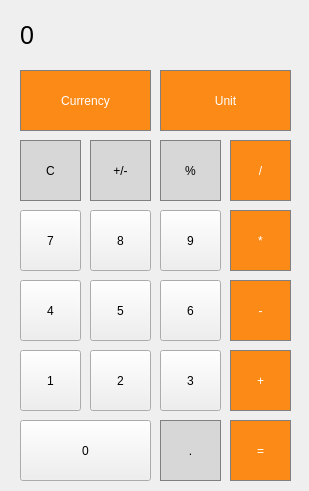
<?xml version="1.0" encoding="UTF-8"?>
<ui version="4.0">
 <class>MainWindow</class>
 <widget class="QMainWindow" name="MainWindow">
  <property name="geometry">
   <rect>
    <x>0</x>
    <y>0</y>
    <width>309</width>
    <height>491</height>
   </rect>
  </property>
  <property name="windowTitle">
   <string>MainWindow</string>
  </property>
  <property name="styleSheet">
   <string notr="true">backgroun-color: #F0F8FF	;</string>
  </property>
  <widget class="QWidget" name="centralwidget">
   <widget class="QLabel" name="label">
    <property name="geometry">
     <rect>
      <x>20</x>
      <y>10</y>
      <width>271</width>
      <height>51</height>
     </rect>
    </property>
    <property name="baseSize">
     <size>
      <width>300</width>
      <height>0</height>
     </size>
    </property>
    <property name="font">
     <font>
      <pointsize>19</pointsize>
     </font>
    </property>
    <property name="styleSheet">
     <string notr="true">QLabel{
qproperty-alignment: 'AlignVCenter | AlignLeft';
border: 1px solid gray;
} 
background-color: white;</string>
    </property>
    <property name="text">
     <string>0</string>
    </property>
   </widget>
   <widget class="QPushButton" name="P_clear">
    <property name="geometry">
     <rect>
      <x>20</x>
      <y>140</y>
      <width>61</width>
      <height>61</height>
     </rect>
    </property>
    <property name="styleSheet">
     <string notr="true">QPushButton{
background-color: rgb(215, 215, 215);
border: 1px solid gray;
}
QPushButton:pressed{
background-color: qlineargradient(1x: 0, y1: 0, x2: 0, y2: 1,
                                    stop: 0 #BEBEBE, stop: 1 #D7D7D7);
}</string>
    </property>
    <property name="text">
     <string>C</string>
    </property>
   </widget>
   <widget class="QPushButton" name="P_plusORminus">
    <property name="geometry">
     <rect>
      <x>90</x>
      <y>140</y>
      <width>61</width>
      <height>61</height>
     </rect>
    </property>
    <property name="styleSheet">
     <string notr="true">QPushButton{
background-color: rgb(215, 215, 215);
border: 1px solid gray;
}
QPushButton:pressed{
background-color: qlineargradient(1x: 0, y1: 0, x2: 0, y2: 1,
                                    stop: 0 #BEBEBE, stop: 1 #D7D7D7);
}</string>
    </property>
    <property name="text">
     <string>+/-</string>
    </property>
   </widget>
   <widget class="QPushButton" name="P_percent">
    <property name="geometry">
     <rect>
      <x>160</x>
      <y>140</y>
      <width>61</width>
      <height>61</height>
     </rect>
    </property>
    <property name="styleSheet">
     <string notr="true">QPushButton{
background-color: rgb(215, 215, 215);
border: 1px solid gray;
}
QPushButton:pressed{
background-color: qlineargradient(1x: 0, y1: 0, x2: 0, y2: 1,
                                    stop: 0 #BEBEBE, stop: 1 #D7D7D7);
}</string>
    </property>
    <property name="text">
     <string>%</string>
    </property>
   </widget>
   <widget class="QPushButton" name="P_division">
    <property name="geometry">
     <rect>
      <x>230</x>
      <y>140</y>
      <width>61</width>
      <height>61</height>
     </rect>
    </property>
    <property name="styleSheet">
     <string notr="true">QPushButton{
background-color:rgb(252,138,23);
color: white;
border: 1px solid gray;
}
QPushButton:pressed{
background-color: qlineargradient(x1: 0, y1: 0, x2: 0, y2: 1,
                                   stop: 0 #FF7E00, stop: 1 #FF7E00);
}</string>
    </property>
    <property name="text">
     <string>/</string>
    </property>
   </widget>
   <widget class="QPushButton" name="P_9">
    <property name="geometry">
     <rect>
      <x>160</x>
      <y>210</y>
      <width>61</width>
      <height>61</height>
     </rect>
    </property>
    <property name="styleSheet">
     <string notr="true">QPushButton{
  /*border: 1px solid gray;*/
}

QPushButton{
 background-color: qlineargradient(x1: 0,  y1: 0, x2: 0, y2: 1,
   stop: 0 #BEBEBE, stop: 1 #D7D7D7);
}</string>
    </property>
    <property name="text">
     <string>9</string>
    </property>
   </widget>
   <widget class="QPushButton" name="P_7">
    <property name="geometry">
     <rect>
      <x>20</x>
      <y>210</y>
      <width>61</width>
      <height>61</height>
     </rect>
    </property>
    <property name="styleSheet">
     <string notr="true">QPushButton{
  /*border: 1px solid gray;*/
}

QPushButton{
 background-color: qlineargradient(x1: 0,  y1: 0, x2: 0, y2: 1,
   stop: 0 #BEBEBE, stop: 1 #D7D7D7);
}</string>
    </property>
    <property name="text">
     <string>7</string>
    </property>
   </widget>
   <widget class="QPushButton" name="P_multiply">
    <property name="geometry">
     <rect>
      <x>230</x>
      <y>210</y>
      <width>61</width>
      <height>61</height>
     </rect>
    </property>
    <property name="styleSheet">
     <string notr="true">QPushButton{
background-color:rgb(252,138,23);
color: white;
border: 1px solid gray;
}
QPushButton:pressed{
background-color: qlineargradient(x1: 0, y1: 0, x2: 0, y2: 1,
                                   stop: 0 #FF7E00, stop: 1 #FF7E00);
}</string>
    </property>
    <property name="text">
     <string>*</string>
    </property>
   </widget>
   <widget class="QPushButton" name="P_8">
    <property name="geometry">
     <rect>
      <x>90</x>
      <y>210</y>
      <width>61</width>
      <height>61</height>
     </rect>
    </property>
    <property name="styleSheet">
     <string notr="true">QPushButton{
  /*border: 1px solid gray;*/
}

QPushButton{
 background-color: qlineargradient(x1: 0,  y1: 0, x2: 0, y2: 1,
   stop: 0 #BEBEBE, stop: 1 #D7D7D7);
}</string>
    </property>
    <property name="text">
     <string>8</string>
    </property>
   </widget>
   <widget class="QPushButton" name="P_6">
    <property name="geometry">
     <rect>
      <x>160</x>
      <y>280</y>
      <width>61</width>
      <height>61</height>
     </rect>
    </property>
    <property name="styleSheet">
     <string notr="true">QPushButton{
  /*border: 1px solid gray;*/
}

QPushButton{
 background-color: qlineargradient(x1: 0,  y1: 0, x2: 0, y2: 1,
   stop: 0 #BEBEBE, stop: 1 #D7D7D7);
}</string>
    </property>
    <property name="text">
     <string>6</string>
    </property>
   </widget>
   <widget class="QPushButton" name="P_minus">
    <property name="geometry">
     <rect>
      <x>230</x>
      <y>280</y>
      <width>61</width>
      <height>61</height>
     </rect>
    </property>
    <property name="styleSheet">
     <string notr="true">QPushButton{
background-color:rgb(252,138,23);
color: white;
border: 1px solid gray;
}
QPushButton:pressed{
background-color: qlineargradient(x1: 0, y1: 0, x2: 0, y2: 1,
                                   stop: 0 #FF7E00, stop: 1 #FF7E00);
}</string>
    </property>
    <property name="text">
     <string>-</string>
    </property>
   </widget>
   <widget class="QPushButton" name="P_4">
    <property name="geometry">
     <rect>
      <x>20</x>
      <y>280</y>
      <width>61</width>
      <height>61</height>
     </rect>
    </property>
    <property name="styleSheet">
     <string notr="true">QPushButton{
  /*border: 1px solid gray;*/
}

QPushButton{
 background-color: qlineargradient(x1: 0,  y1: 0, x2: 0, y2: 1,
   stop: 0 #BEBEBE, stop: 1 #D7D7D7);
}</string>
    </property>
    <property name="text">
     <string>4</string>
    </property>
   </widget>
   <widget class="QPushButton" name="P_5">
    <property name="geometry">
     <rect>
      <x>90</x>
      <y>280</y>
      <width>61</width>
      <height>61</height>
     </rect>
    </property>
    <property name="styleSheet">
     <string notr="true">QPushButton{
  /*border: 1px solid gray;*/
}

QPushButton{
 background-color: qlineargradient(x1: 0,  y1: 0, x2: 0, y2: 1,
   stop: 0 #BEBEBE, stop: 1 #D7D7D7);
}</string>
    </property>
    <property name="text">
     <string>5</string>
    </property>
   </widget>
   <widget class="QPushButton" name="P_3">
    <property name="geometry">
     <rect>
      <x>160</x>
      <y>350</y>
      <width>61</width>
      <height>61</height>
     </rect>
    </property>
    <property name="styleSheet">
     <string notr="true">QPushButton{
  /*border: 1px solid gray;*/
}

QPushButton{
 background-color: qlineargradient(x1: 0,  y1: 0, x2: 0, y2: 1,
   stop: 0 #BEBEBE, stop: 1 #D7D7D7);
}</string>
    </property>
    <property name="text">
     <string>3</string>
    </property>
   </widget>
   <widget class="QPushButton" name="P_plus">
    <property name="geometry">
     <rect>
      <x>230</x>
      <y>350</y>
      <width>61</width>
      <height>61</height>
     </rect>
    </property>
    <property name="styleSheet">
     <string notr="true">QPushButton{
background-color:rgb(252,138,23);
color: white;
border: 1px solid gray;
}
QPushButton:pressed{
background-color: qlineargradient(x1: 0, y1: 0, x2: 0, y2: 1,
                                   stop: 0 #FF7E00, stop: 1 #FF7E00);
}</string>
    </property>
    <property name="text">
     <string>+</string>
    </property>
   </widget>
   <widget class="QPushButton" name="P_1">
    <property name="geometry">
     <rect>
      <x>20</x>
      <y>350</y>
      <width>61</width>
      <height>61</height>
     </rect>
    </property>
    <property name="styleSheet">
     <string notr="true">QPushButton{
  /*border: 1px solid gray;*/
}

QPushButton{
 background-color: qlineargradient(x1: 0,  y1: 0, x2: 0, y2: 1,
   stop: 0 #BEBEBE, stop: 1 #D7D7D7);
}</string>
    </property>
    <property name="text">
     <string>1</string>
    </property>
   </widget>
   <widget class="QPushButton" name="P_2">
    <property name="geometry">
     <rect>
      <x>90</x>
      <y>350</y>
      <width>61</width>
      <height>61</height>
     </rect>
    </property>
    <property name="styleSheet">
     <string notr="true">QPushButton{
  /*border: 1px solid gray;*/
}

QPushButton{
 background-color: qlineargradient(x1: 0,  y1: 0, x2: 0, y2: 1,
   stop: 0 #BEBEBE, stop: 1 #D7D7D7);
}</string>
    </property>
    <property name="text">
     <string>2</string>
    </property>
   </widget>
   <widget class="QPushButton" name="P_decimal">
    <property name="geometry">
     <rect>
      <x>160</x>
      <y>420</y>
      <width>61</width>
      <height>61</height>
     </rect>
    </property>
    <property name="styleSheet">
     <string notr="true">QPushButton{
background-color: rgb(215, 215, 215);
border: 1px solid gray;
}
QPushButton:pressed{
background-color: qlineargradient(1x: 0, y1: 0, x2: 0, y2: 1,
                                    stop: 0 #BEBEBE, stop: 1 #D7D7D7);
}</string>
    </property>
    <property name="text">
     <string>.</string>
    </property>
   </widget>
   <widget class="QPushButton" name="P_equal">
    <property name="geometry">
     <rect>
      <x>230</x>
      <y>420</y>
      <width>61</width>
      <height>61</height>
     </rect>
    </property>
    <property name="styleSheet">
     <string notr="true">QPushButton{
background-color:rgb(252,138,23);
color: white;
border: 1px solid gray;
}
QPushButton:pressed{
background-color: qlineargradient(x1: 0, y1: 0, x2: 0, y2: 1,
                                   stop: 0 #FF7E00, stop: 1 #FF7E00);
}</string>
    </property>
    <property name="text">
     <string>=</string>
    </property>
   </widget>
   <widget class="QPushButton" name="P_0">
    <property name="geometry">
     <rect>
      <x>20</x>
      <y>420</y>
      <width>131</width>
      <height>61</height>
     </rect>
    </property>
    <property name="styleSheet">
     <string notr="true">QPushButton{
  /*border: 1px solid gray;*/
}

QPushButton{
 background-color: qlineargradient(x1: 0,  y1: 0, x2: 0, y2: 1,
   stop: 0 #BEBEBE, stop: 1 #D7D7D7);
}</string>
    </property>
    <property name="text">
     <string>0</string>
    </property>
   </widget>
   <widget class="QPushButton" name="P_10">
    <property name="geometry">
     <rect>
      <x>20</x>
      <y>70</y>
      <width>131</width>
      <height>61</height>
     </rect>
    </property>
    <property name="styleSheet">
     <string notr="true">QPushButton{
background-color:rgb(252,138,23);
color: white;
border: 1px solid gray;
}
QPushButton:pressed{
background-color: qlineargradient(x1: 0, y1: 0, x2: 0, y2: 1,
                                   stop: 0 #FF7E00, stop: 1 #FF7E00);
}</string>
    </property>
    <property name="text">
     <string>Currency</string>
    </property>
   </widget>
   <widget class="QPushButton" name="P_11">
    <property name="geometry">
     <rect>
      <x>160</x>
      <y>70</y>
      <width>131</width>
      <height>61</height>
     </rect>
    </property>
    <property name="styleSheet">
     <string notr="true">QPushButton{
background-color:rgb(252,138,23);
color: white;
border: 1px solid gray;
}
QPushButton:pressed{
background-color: qlineargradient(x1: 0, y1: 0, x2: 0, y2: 1,
                                   stop: 0 #FF7E00, stop: 1 #FF7E00);
}</string>
    </property>
    <property name="text">
     <string>Unit</string>
    </property>
   </widget>
  </widget>
 </widget>
 <resources/>
 <connections/>
</ui>
